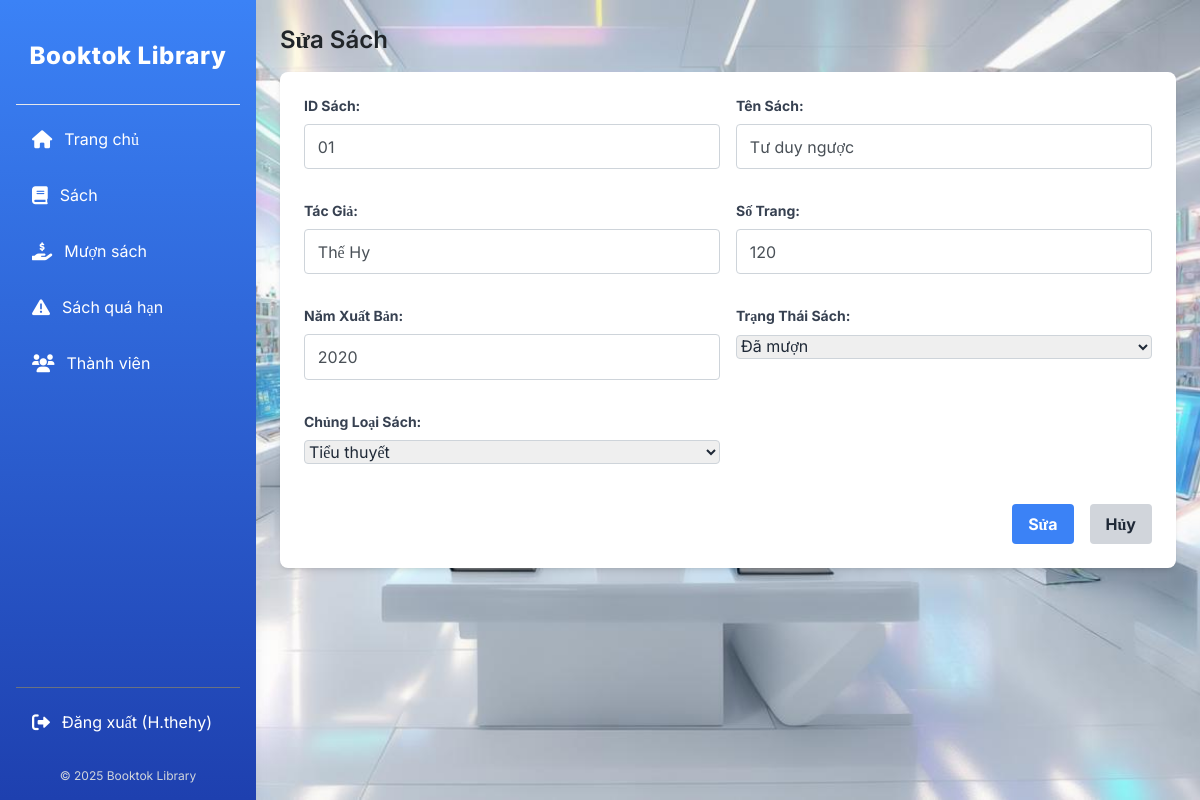
Page /library/books/edit/3/ (signed in) on the committed database.
### src/library/models.py (models this page shows, shortened)
class Book(models.Model):
    STATUS_CHOICES = [
        (0, 'Có sẵn'),
        (1, 'Đã mượn'),
        (2, 'Trạng thái khác'),
    ]
    CATEGORY_CHOICES = [
        ('TIEU_THUYET', 'Tiểu thuyết'),
        ('GIAO_KHOA', 'Giáo khoa'),
        ('KHOA_HOC', 'Khoa học'),
    ]
    book_id = models.CharField(max_length=20, unique=True, verbose_name="ID Sách") # ID của quyển sách, phải là duy nhất
    title = models.CharField(max_length=255, verbose_name="Tên Sách") # Tên sách
    author = models.CharField(max_length=255, verbose_name="Tác Giả") # Tác giả
    pages = models.IntegerField(verbose_name="Số Trang") # Số trang
    publication_year = models.IntegerField(verbose_name="Năm Xuất Bản") # Năm xuất bản
    status = models.IntegerField(choices=STATUS_CHOICES, default=0, verbose_name="Trạng Thái Sách") # Trạng thái sách
    category = models.CharField(max_length=50, choices=CATEGORY_CHOICES, verbose_name="Chủng Loại Sách") # Chủng loại sách
    class Meta:
        verbose_name = "Sách"
        verbose_name_plural = "Sách"

### src/library/views.py (the view, shortened to what this page needs)
# urls.py: path('books/edit/<int:pk>/', views.book_update, name='book_update'), # Chỉnh sửa sách theo ID (pk)
@login_required
def book_update(request, pk):
    book = get_object_or_404(Book, pk=pk) # Lấy đối tượng sách dựa trên primary key (pk) hoặc trả về 404
    form = BookForm(instance=book) # Khởi tạo form với dữ liệu của sách hiện có
    return render(request, 'library/book_form.html', {'form': form, 'action': 'Sửa'}) # Hiển thị form sửa sách

### src/library/views.py
class BookForm(ModelForm):
    class Meta:
        model = Book
        fields = '__all__' # Bao gồm tất cả các trường từ mô hình Book

### src/templates/library/book_form.html (shortened to what this page needs)
{% extends "library/base.html" %}
{% block content %}
<h2 class="text-2xl font-semibold mb-4">{{ action }} Sách</h2>
<form method="post" class="bg-white p-6 rounded-lg shadow-md">
    <div class="grid grid-cols-1 md:grid-cols-2 gap-4">
        {% for field in form %}
            <div class="mb-4">
                <label for="{{ field.id_for_label }}" class="block text-gray-700 text-sm font-bold mb-2">{{ field.label }}:</label>
                {{ field }}
            </div>
        {% endfor %}
    </div>
    <div class="flex justify-end mt-6">
        <button type="submit" class="bg-blue-500 hover:bg-blue-700 text-white font-bold py-2 px-4 rounded">{{ action }}</button>
        <a href="{% url 'book_list' %}" class="ml-4 bg-gray-300 hover:bg-gray-400 text-gray-800 font-bold py-2 px-4 rounded">Hủy</a>
    </div>
</form>
{% endblock %}

### src/templates/library/sidebar.html (shortened to what this page needs)
<aside class="w-64 bg-gradient-to-b from-blue-500 to-blue-800 text-white flex flex-col p-4 h-screen fixed left-0 top-0 shadow-lg z-1000">
    <div class="text-2xl font-extrabold text-center mb-8 mt-6 tracking-wide">
        <a href="{% url 'index' %}" class="hover:opacity-80 transition duration-300">Booktok Library</a>
    </div>
    <nav class="flex-grow">
        <ul class="space-y-3">
            <hr class="border-white-500">
            <li>
                <a href="{% url 'index' %}" class="flex items-center px-4 py-2 rounded-md hover:bg-blue-900 hover:pl-6 transition-all duration-300">
                    <i class="fas fa-home mr-3 text-lg"></i>
                    <span class="text-base">Trang chủ</span>
                </a>
            </li>
            <li>
                <a href="{% url 'book_list' %}" class="flex items-center px-4 py-2 rounded-md hover:bg-blue-900 hover:pl-6 transition-all duration-300">
                    <i class="fas fa-book mr-3 text-lg"></i>
                    <span class="text-base">Sách</span>
                </a>
            </li>
            <li>
                <a href="{% url 'borrow_book' %}" class="flex items-center px-4 py-2 rounded-md hover:bg-blue-900 hover:pl-6 transition-all duration-300">
                    <i class="fas fa-hand-holding-usd mr-3 text-lg"></i>
                    <span class="text-base">Mượn sách</span>
                </a>
            </li>
            <li>
                <a href="{% url 'overdue_books' %}" class="flex items-center px-4 py-2 rounded-md hover:bg-blue-900 hover:pl-6 transition-all duration-300">
                    <i class="fas fa-exclamation-triangle mr-3 text-lg"></i>
                    <span class="text-base">Sách quá hạn</span>
                </a>
            </li>
            <li>
                <a href="{% url 'member_list' %}" class="flex items-center px-4 py-2 rounded-md hover:bg-blue-900 hover:pl-6 transition-all duration-300">
                    <i class="fas fa-users mr-3 text-lg"></i>
                    <span class="text-base">Thành viên</span>
                </a>
            </li>
        </ul>
    </nav>
    <div class="mt-auto">
        <ul class="space-y-3 mt-4">
            <hr class="border-gray-500">
            {% if user.is_authenticated %}
                <li>
                    <a href="{% url 'logout' %}" class="flex items-center px-4 py-2 rounded-md hover:bg-blue-900 hover:pl-6 transition-all duration-300">
                        <i class="fas fa-sign-out-alt mr-3 text-lg"></i>
                        <span class="text-base">Đăng xuất ({{ user.username }})</span>
                    </a>
                </li>
            {% endif %}
        </ul>
        <div class="text-center text-xs text-gray-300 mt-6">
            <p>&copy; 2025 Booktok Library</p>
        </div>
    </div>
</aside>

### src/static/main.css (style rules this page uses)
body { font-family: Arial, sans-serif; margin: 0; padding: 0; background-image: url('images/bg1.jpg'); background-size: cover; background-repeat: no-repeat; background-position: center; background-attachment: fixed; }
a { color: #007bff; text-decoration: none; transition: color 0.2s ease-in-out; }
h1, h2, h3, h4, h5, h6 { color: #212529; margin-top: 0; margin-bottom: 0.5rem; }
input[type="text"], input[type="number"], input[type="date"], select, textarea { border: 1px solid #ced4da; padding: 0.6rem 0.8rem; border-radius: 0.25rem; font-size: 1rem; color: #495057; transition: border-color 0.2s ease-in-out, box-shadow 0.2s ease-in-out; width: 100%; box-sizing: border-box; }
.text-center { text-align: center; }
.ml-4 { margin-left: 1rem; }

### rows in the picture
Book: form "01" "Tư duy ngược" "Thế Hy" "120" "2020" "Đã mượn" "Tiểu thuyết"

### other values in the picture
{{ user.username }} "H.thehy"
{{ action }} "Sửa"
{{ field.label }} "ID Sách" "Tên Sách" "Tác Giả" "Số Trang" "Năm Xuất Bản" "Trạng Thái Sách" "Chủng Loại Sách"
